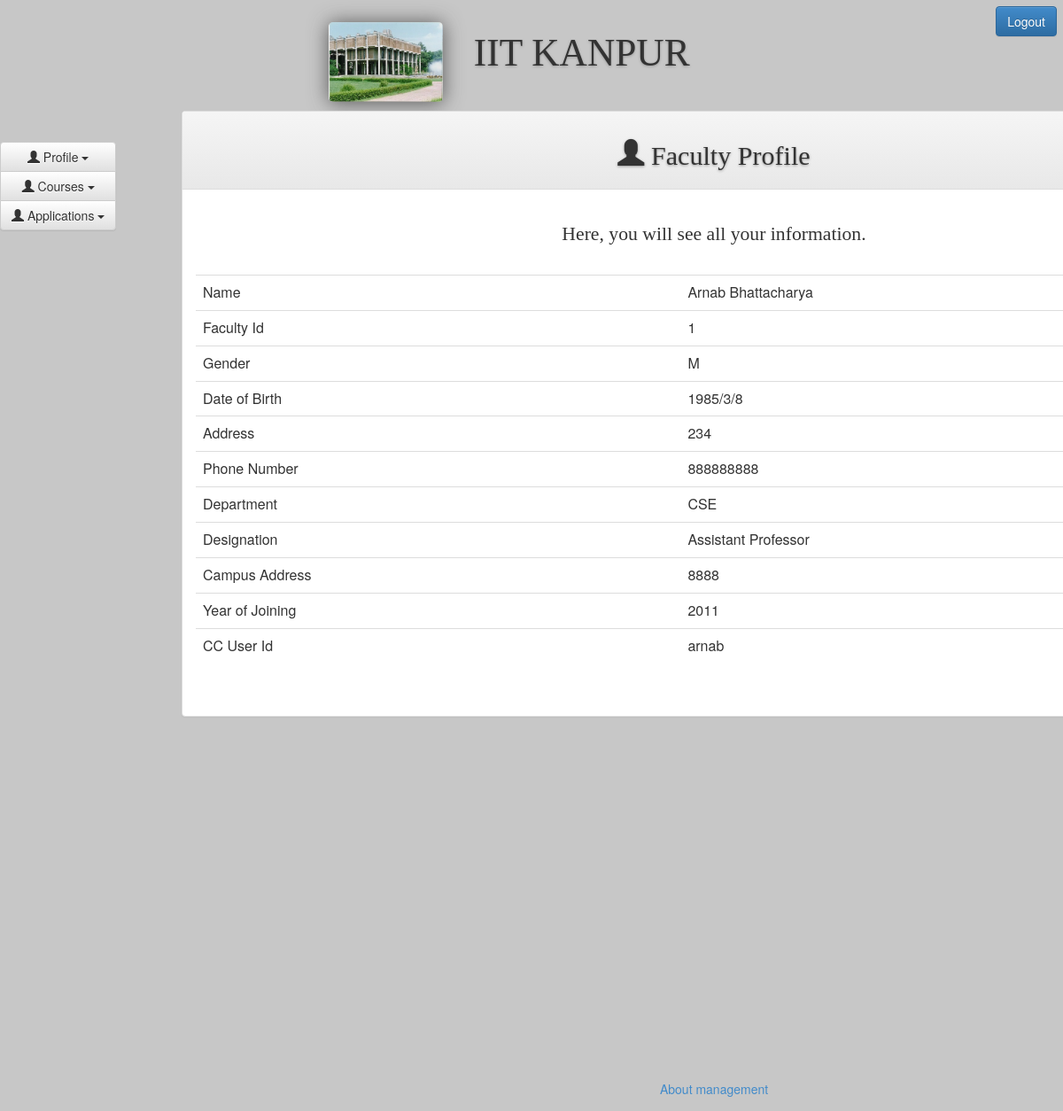
The app's page /faculty.php?tag=view_profile with its own data.
### tables this page shows
CREATE TABLE `fac_table` (
  `name` varchar(20) NOT NULL,
  `gender` varchar(2) NOT NULL,
  `dob` varchar(10) NOT NULL,
  `department` varchar(20) NOT NULL,
  `fac_id` varchar(10) NOT NULL,
  `address` varchar(100) NOT NULL,
  `campus_address` varchar(20) NOT NULL,
  `ph_no` int(10) NOT NULL,
  `designation` varchar(20) NOT NULL,
  `yr_joining` int(10) NOT NULL,
  `user_id` varchar(10) NOT NULL
);

### faculty_profile.php (the view, shortened to what this page needs)
<?php
$iid=$_SESSION['unametxt'];
?>
<!DOCTYPE html PUBLIC "-//W3C//DTD XHTML 1.0 Transitional//EN" "http://www.w3.org/TR/xhtml1/DTD/xhtml1-transitional.dtd">
<html xmlns="http://www.w3.org/1999/xhtml">
<head>
<link rel="stylesheet" type="text/css" href="css/style_entry.css" />
</head>
<body>
<?php
	$sql_upd=mysqli_query($con,"SELECT * FROM fac_table WHERE user_id like  '%$iid%' ");
    $rs_upd=mysqli_fetch_array($sql_upd);
?>
<div class="panel panel-default">
  		<div class="panel-heading"><h1><span class="glyphicon glyphicon-user"></span> Faculty Profile</h1></div>
  			<div class="panel-body">
			<div class="container">
				<p style="text-align:center;">Here, you will see all your information.</p>
			</div>
<div class="information_container">
    <table class = "table without borders">
    <tr>
        <td>Name</td>
        <td><?php echo $rs_upd['name'];?></td>
    </tr>
    <tr>
        <td>Faculty Id</td>
        <td><?php echo $rs_upd['fac_id'];?></td>
    </tr>
    <tr>
        <td>Gender</td>
        <td><?php echo $rs_upd['gender'];?></td>
    </tr>
    <tr>
        <td>Date of Birth</td>
        <td><?php echo $rs_upd['dob'];?></td>
    </tr>
    <tr>
        <td>Address</td>
        <td><?php echo $rs_upd['address'];?></td>
    </tr>
    <tr>
        <td>Phone Number</td>
        <td><?php echo $rs_upd['ph_no'];?></td>
    </tr>
    <tr>
        <td>Department</td>
        <td><?php echo $rs_upd['department'];?></td>
    </tr>
    <tr>
        <td>Designation</td>
        <td><?php echo $rs_upd['designation'];?></td>
    </tr>
    <tr>
        <td>Campus Address</td>
        <td><?php echo $rs_upd['campus_address'];?></td>
    </tr>
    <tr>
        <td>Year of Joining</td>
        <td><?php echo $rs_upd['yr_joining'];?></td>
    </tr>
    <tr>
        <td>CC User Id</td>
        <td><?php echo $rs_upd['user_id'];?></td>
    </tr>
    </table>
</body>
</html>

### css/home.css (style rules this page uses)
body { background-color: #c7c7c7; }
.container { padding: 20px; }
h1 { font-family: 'Segoe UI Light'; font-weight: 100; font-style: normal; font-size: 2.10em; text-shadow: 0px 1px 3px rgba(150, 150, 150, 1); }

### css/style_entry.css (style rules this page uses)
h1 { text-align: center; font-family: 'Segoe UI Light'; font-weight: 200; font-style: normal; font-size: 2.15em; text-shadow: 0px 1px 3px rgba(150, 150, 150, 1); }
p { text-align: center; font-family: 'Segoe UI Light'; font-weight: 200; font-style: normal; font-size: 1.55em; }
.panel.panel-default { text-align: center; }
.panel-body { padding-bottom: 40px; }

### records on screen
fac_table: name "Arnab Bhattacharya", fac_id "1", gender "M", dob "1985/3/8", address "234", ph_no "888888888", department "CSE", designation "Assistant Professor", campus_address "8888", yr_joining "2011", user "arnab"
